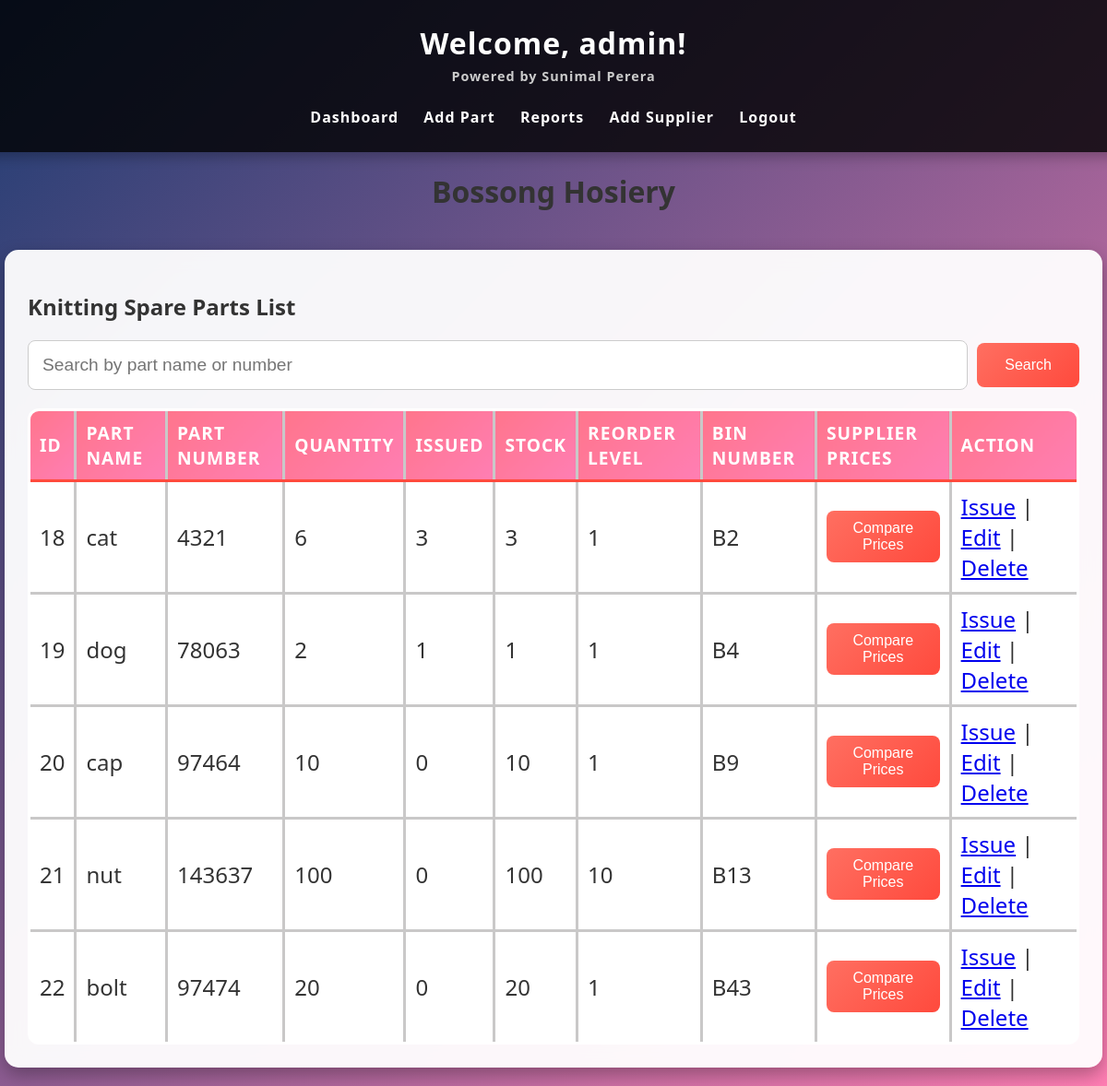
/dashboard.php (signed in), run on the app's committed database.
### tables this page shows
CREATE TABLE `spare_parts` (
  `id` int(11) NOT NULL,
  `part_name` varchar(255) NOT NULL,
  `part_number` varchar(100) NOT NULL,
  `quantity` int(11) NOT NULL,
  `issued_quantity` int(11) DEFAULT 0,
  `reorder_level` int(11) NOT NULL,
  `bin_number` varchar(50) DEFAULT NULL,
  `supplier` varchar(100) DEFAULT NULL,
  `photo` varchar(255) DEFAULT NULL,
  `created_at` timestamp NOT NULL DEFAULT current_timestamp()
);

### dashboard.php (the view, shortened to what this page needs)
<?php
include 'db.php';
$search = isset($_GET['search']) ? $_GET['search'] : '';
if ($search) {
    $stmt = $conn->prepare("SELECT DISTINCT *, (quantity - issued_quantity) AS current_stock FROM spare_parts WHERE part_name LIKE ? OR part_number LIKE ?");
    $stmt->execute(["%$search%", "%$search%"]);
} else {
    $stmt = $conn->query("SELECT DISTINCT *, (quantity - issued_quantity) AS current_stock FROM spare_parts");
}
$parts = $stmt->fetchAll(PDO::FETCH_ASSOC);
$supplierPrices = [];
$stmt = $conn->query("SELECT part_prices.part_id, suppliers.supplier_name, part_prices.price
                      FROM part_prices
                      JOIN suppliers ON part_prices.supplier_id = suppliers.id");
$supplierData = $stmt->fetchAll(PDO::FETCH_ASSOC);
foreach ($supplierData as $row) {
    $supplierPrices[$row['part_id']][] = [
        'supplier_name' => $row['supplier_name'],
        'price' => $row['price']
    ];
}
$uniqueParts = [];
foreach ($parts as $part) {
    if (!isset($uniqueParts[$part['id']])) {
        $part['supplier_prices'] = $supplierPrices[$part['id']] ?? [];
        $uniqueParts[$part['id']] = $part;
    }
}
$parts = array_values($uniqueParts);
?>
<!DOCTYPE html>
<html lang="en">
<head>
    <link rel="stylesheet" href="style.css">
</head>
<body>
<header>
    <h1>Welcome, <?= $_SESSION['username'] ?>!</h1>
    <small>Powered by Sunimal Perera</small>
    <nav>
        <a href="dashboard.php">Dashboard</a>
        <a href="#" onclick="requestPassword('add_part', '', 'add_part.php')">Add Part</a>
        <a href="reports.php">Reports</a>
        <a href="#" onclick="requestPassword('add_supplier', '', 'add_supplier.php')">Add Supplier</a>
        <a href="logout.php">Logout</a>
    </nav>
</header>
<h1>Bossong Hosiery</h1>
<div class="dashboard">
    <h2>Knitting Spare Parts List</h2>
    <form method="GET" action="dashboard.php" class="search-form" style="margin-bottom: 20px;">
        <input type="text" name="search" placeholder="Search by part name or number" value="<?= htmlspecialchars($search) ?>">
        <button type="submit">Search</button>
    </form>
    <table>
        <thead>
            <tr>
                <th>ID</th>
                <th>Part Name</th>
                <th>Part Number</th>
                <th>Quantity</th>
                <th>Issued</th>
                <th>Stock</th>
                <th>Reorder Level</th>
                <th>Bin Number</th>
                <th>Supplier Prices</th>
                <th>Action</th>
            </tr>
        </thead>
        <tbody>
            <?php if (!empty($parts)): ?>
                <?php foreach ($parts as $part): ?>
                    <tr class="<?= ($part['current_stock'] <= $part['reorder_level']) ? 'reorder' : '' ?>">
                        <td><?= $part['id'] ?></td>
                        <td><?= $part['part_name'] ?></td>
                        <td><?= $part['part_number'] ?></td>
                        <td><?= $part['quantity'] ?></td>
                        <td><?= $part['issued_quantity'] ?></td>
                        <td><?= $part['current_stock'] ?></td>
                        <td><?= $part['reorder_level'] ?></td>
                        <td><?= $part['bin_number'] ?></td>
                        <td>
                            <?php if (!empty($part['supplier_prices'])): ?>
                                <button class="compare-prices" onclick="showSupplierPrices(<?= $part['id'] ?>)">Compare Prices</button>
                            <?php else: ?>
                                No supplier prices available.
                            <?php endif; ?>
                        </td>
                        <td>
                            <a href="#" onclick="requestPassword('issue', <?= $part['id'] ?>, 'issue.php?id=<?= $part['id'] ?>')">Issue</a> |
                            <a href="#" onclick="requestPassword('edit', <?= $part['id'] ?>, 'edit.php?id=<?= $part['id'] ?>')">Edit</a> |
                            <a href="#" onclick="requestPassword('delete', <?= $part['id'] ?>, 'delete.php?id=<?= $part['id'] ?>')">Delete</a>
                        </td>
                    </tr>
                <?php endforeach; ?>
            <?php else: ?>
                <tr>
                    <td colspan="10">No parts found.</td>
                </tr>
            <?php endif; ?>
        </tbody>
    </table>
</div>
</body>
</html>

### style.css (style rules this page uses)
body { font-family: 'Segoe UI', Tahoma, Geneva, Verdana, sans-serif; margin: 0; padding: 0; color: #333; min-height: 100vh; display: flex; flex-direction: column; align-items: center; justify-content: center; background: linear-gradient(-45deg, #1e3c72, #2a5298, #ff758c, #ff7eb3, #1e3c72); background-size: 400% 400%; animation: gradientBG 12s ease infinite; }
header { background: rgba(0, 0, 0, 0.8); color: #fff; padding: 25px; width: 100%; text-align: center; box-shadow: 0 4px 15px rgba(0, 0, 0, 0.3); font-size: 1.5rem; font-weight: bold; letter-spacing: 1px; }
header h1 { margin: 0; font-size: 2rem; }
header small { display: block; margin-top: 5px; font-size: 0.9rem; color: #ccc; }
header nav { margin-top: 15px; }
header nav a { color: #fff; text-decoration: none; margin: 0 10px; font-size: 1rem; transition: color 0.3s ease; }
.dashboard { width: 95%; max-width: 1550px; margin: 20px auto; padding: 25px; background: rgba(255, 255, 255, 0.95); border-radius: 15px; box-shadow: 0 8px 20px rgba(0, 0, 0, 0.3); backdrop-filter: blur(10px); animation: fadeIn 1s ease-in-out; }
.search-form { margin-bottom: 20px; display: flex; gap: 10px; align-items: center; width: 100%; }
.search-form input[type="text"] { flex: 1; padding: 15px; border: 1px solid #ccc; border-radius: 8px; font-size: 1.2rem; outline: none; transition: border-color 0.3s ease, box-shadow 0.3s ease; }
.search-form button { padding: 15px 30px; background: linear-gradient(135deg, #ff6f61, #ff4a3d); color: #fff; border: none; border-radius: 8px; cursor: pointer; font-size: 1rem; transition: transform 0.3s ease, background 0.3s ease; }
table { width: 100%; border-collapse: collapse; background: white; border-radius: 12px; overflow: hidden; border: 3px solid #ff4a3d; animation: fadeIn 1s ease-in-out; }
th, td { padding: 10px; font-size: 1.5rem; text-align: left; border: 3px solid #c9c8c8; transition: background 0.3s ease; }
th { background: linear-gradient(135deg, #ff758c, #ff7eb3); color: white; text-transform: uppercase; font-size: 1.2rem; letter-spacing: 1px; border-bottom: 3px solid #ff4a3d; }
tr:nth-child(even) { background: rgba(255, 255, 255, 0.9); }
button.compare-prices { padding: 10px 20px; background: linear-gradient(135deg, #ff6f61, #ff4a3d); color: white; border: none; border-radius: 8px; cursor: pointer; font-size: 1rem; transition: transform 0.3s ease, background 0.3s ease; }

### data on the page
spare_parts: id "18", part_name "cat", part_number "4321", quantity "6", issued_quantity "3", current_stock "3", reorder_level "1", bin_number "B2"
spare_parts: id "19", part_name "dog", part_number "78063", quantity "2", issued_quantity "1", current_stock "1", reorder_level "1", bin_number "B4"
spare_parts: id "20", part_name "cap", part_number "97464", quantity "10", issued_quantity "0", current_stock "10", reorder_level "1", bin_number "B9"
spare_parts: id "21", part_name "nut", part_number "143637", quantity "100", issued_quantity "0", current_stock "100", reorder_level "10", bin_number "B13"
spare_parts: id "22", part_name "bolt", part_number "97474", quantity "20", issued_quantity "0", current_stock "20", reorder_level "1", bin_number "B43"

### other printed values
$_SESSION['username'] "admin"
